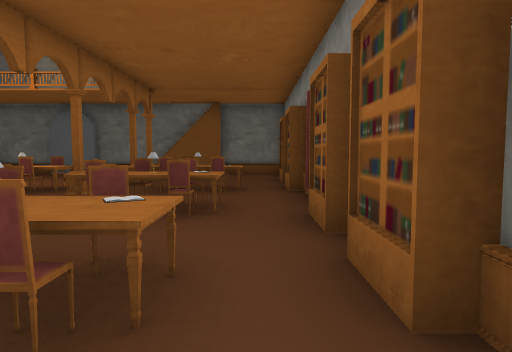
[1] (above)

17 first-person views from a walk through a scene from a Unity 3-D project. The camera is 1.5 m above the floor, tilts 4° down and sees 75° across. The floor is counted in squares, 2 m on a side. Each view is taken from the middle of a square. On the plan, view 1 faces up. The plan holds only what a view shows up to about 11 squares ahead; the rest is blank. The place goes on beyond the plan. The player is left out.

[2]
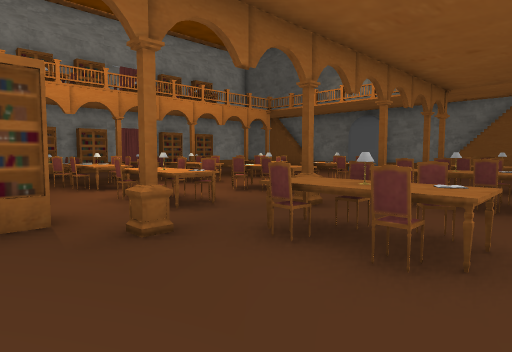

[3]
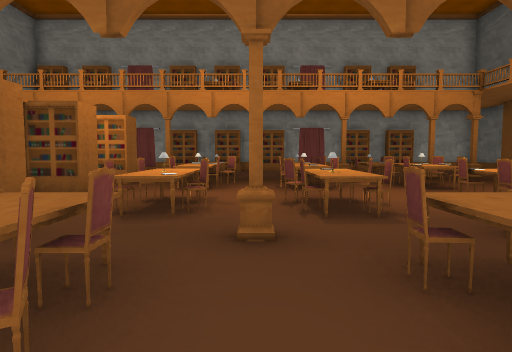

[4]
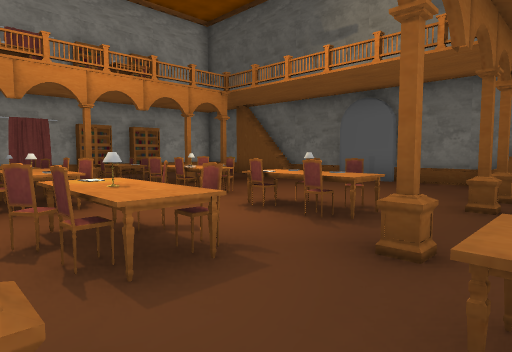

[5]
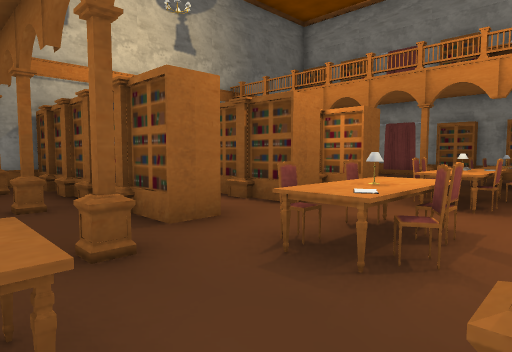

[6]
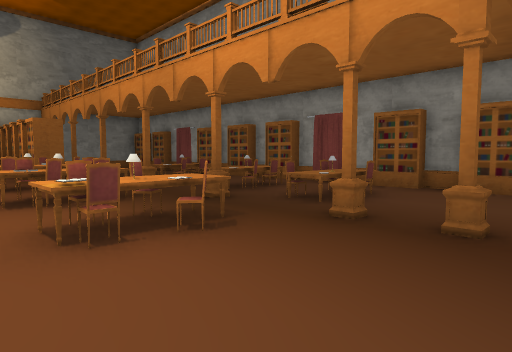

[7]
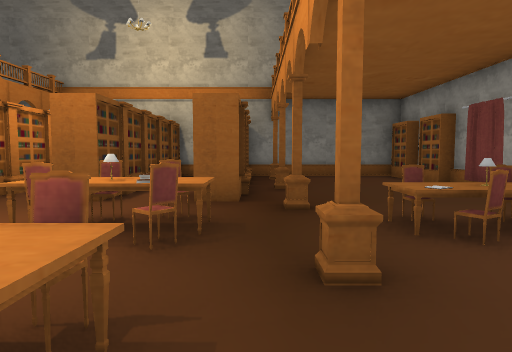

[8]
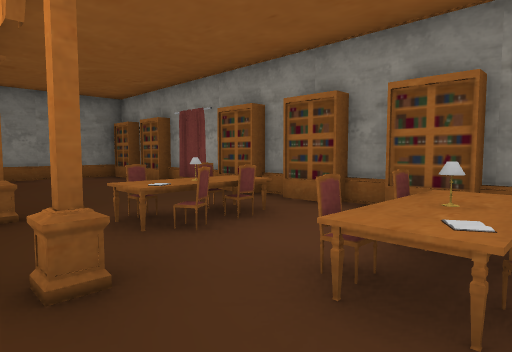

[9]
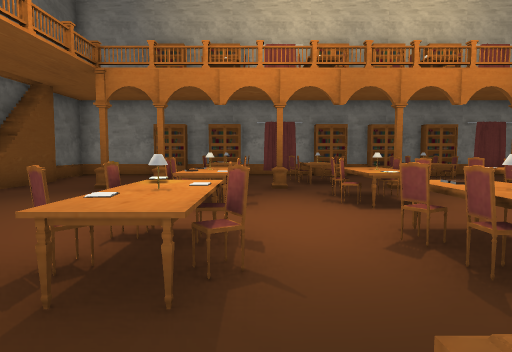

[10]
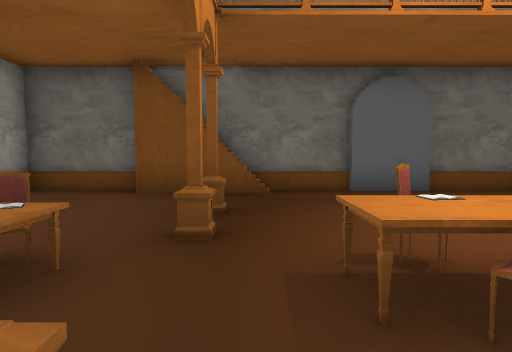

[11]
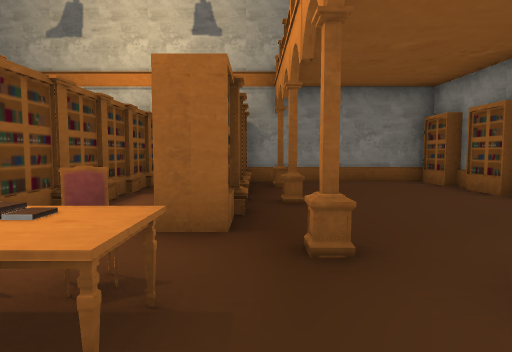

[12]
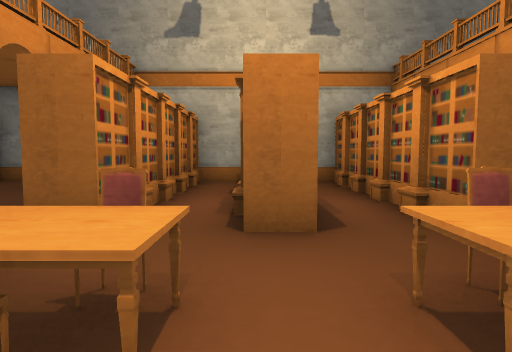

[13]
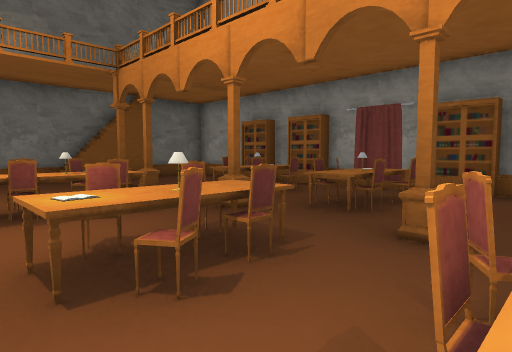

[14]
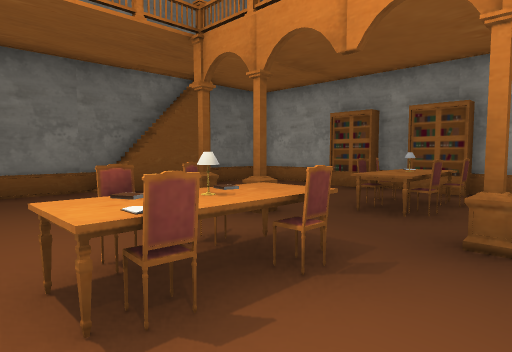

[15]
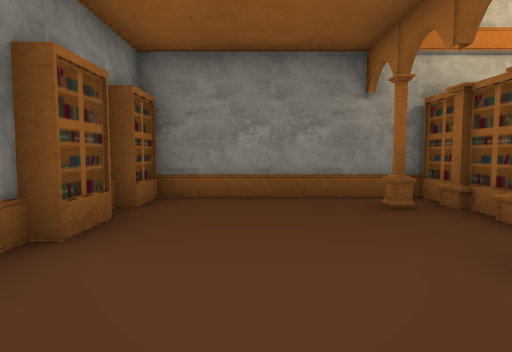

[16]
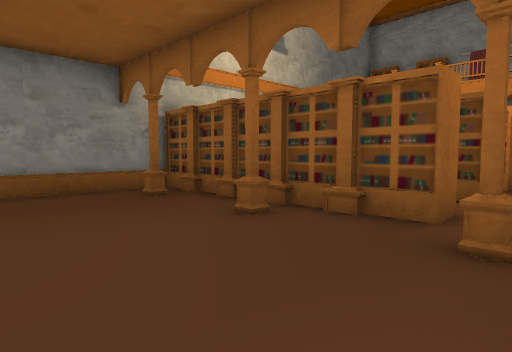

[17]
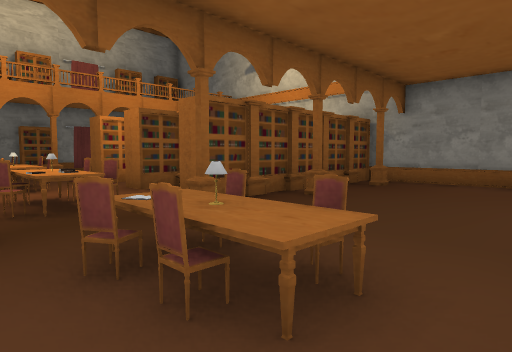

### Floor plan
Key: @ floor where view 1 was taken; # wall or solid block; x gap in a wall; . floor; v drop or lower ground; O other object.
Columns run from 14 left of view 1 to 1 right of it. Each row starts with its distance up from view 1.
 12 v##############v
 11 #..............#
 10  ..............#
  9 vO..O......O...O
  8 ...OO......O.O.#
  7 vOOO.OOOOOO.OO.O
  6  .OO..OO.OOOOO.#
  5 vOOOO.O...OOOOO#
  4 vOOOO.OOOOO.OOOO
  3 ....O.O..O.O...#
  2 vOOOOOOO.OO.OOOO
  1 ..OO..OO.OOOOO.#
  0 vO..OOxO###O..@O
 -1  O...OOOOOOO...#
 -2 vO..OOOOOOOO...#
 -3 vO..OOOO OOO...O
 -4  ...OOOO #O....#
 -5 vO..OOOO OOO...O
 -6 v##############v

Positions as (right, up) in squares from view 1, and headings:
1: (0, 0), facing up
2: (0, -1), facing up-left
3: (0, 3), facing left
4: (-2, 3), facing up-left
5: (-2, 3), facing down-left
6: (-6, 10), facing down-left
7: (-9, 5), facing down
8: (-9, 5), facing down-left
9: (-10, 6), facing right
10: (-9, 5), facing up
11: (-9, 3), facing down
12: (-6, 3), facing down
13: (-6, 2), facing up-right
14: (-6, 5), facing up-right
15: (-1, 0), facing down
16: (0, 1), facing down-left
17: (-13, 3), facing down-right
